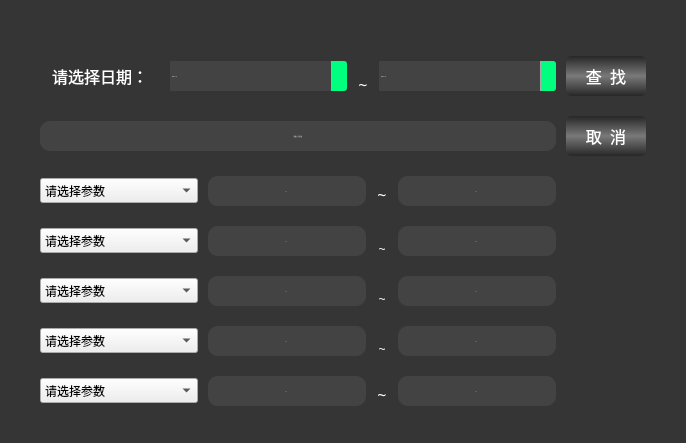
<?xml version="1.0" encoding="UTF-8"?>
<ui version="4.0">
 <class>SearchDialog</class>
 <widget class="QDialog" name="SearchDialog">
  <property name="geometry">
   <rect>
    <x>0</x>
    <y>0</y>
    <width>686</width>
    <height>443</height>
   </rect>
  </property>
  <property name="palette">
   <palette>
    <active>
     <colorrole role="WindowText">
      <brush brushstyle="SolidPattern">
       <color alpha="255">
        <red>0</red>
        <green>0</green>
        <blue>0</blue>
       </color>
      </brush>
     </colorrole>
     <colorrole role="Button">
      <brush brushstyle="SolidPattern">
       <color alpha="255">
        <red>53</red>
        <green>53</green>
        <blue>53</blue>
       </color>
      </brush>
     </colorrole>
     <colorrole role="Light">
      <brush brushstyle="SolidPattern">
       <color alpha="255">
        <red>255</red>
        <green>255</green>
        <blue>255</blue>
       </color>
      </brush>
     </colorrole>
     <colorrole role="Midlight">
      <brush brushstyle="SolidPattern">
       <color alpha="255">
        <red>247</red>
        <green>247</green>
        <blue>247</blue>
       </color>
      </brush>
     </colorrole>
     <colorrole role="Dark">
      <brush brushstyle="SolidPattern">
       <color alpha="255">
        <red>120</red>
        <green>120</green>
        <blue>120</blue>
       </color>
      </brush>
     </colorrole>
     <colorrole role="Mid">
      <brush brushstyle="SolidPattern">
       <color alpha="255">
        <red>160</red>
        <green>160</green>
        <blue>160</blue>
       </color>
      </brush>
     </colorrole>
     <colorrole role="Text">
      <brush brushstyle="SolidPattern">
       <color alpha="255">
        <red>0</red>
        <green>0</green>
        <blue>0</blue>
       </color>
      </brush>
     </colorrole>
     <colorrole role="BrightText">
      <brush brushstyle="SolidPattern">
       <color alpha="255">
        <red>255</red>
        <green>255</green>
        <blue>255</blue>
       </color>
      </brush>
     </colorrole>
     <colorrole role="ButtonText">
      <brush brushstyle="SolidPattern">
       <color alpha="255">
        <red>0</red>
        <green>0</green>
        <blue>0</blue>
       </color>
      </brush>
     </colorrole>
     <colorrole role="Base">
      <brush brushstyle="SolidPattern">
       <color alpha="255">
        <red>53</red>
        <green>53</green>
        <blue>53</blue>
       </color>
      </brush>
     </colorrole>
     <colorrole role="Window">
      <brush brushstyle="SolidPattern">
       <color alpha="255">
        <red>53</red>
        <green>53</green>
        <blue>53</blue>
       </color>
      </brush>
     </colorrole>
     <colorrole role="Shadow">
      <brush brushstyle="SolidPattern">
       <color alpha="255">
        <red>0</red>
        <green>0</green>
        <blue>0</blue>
       </color>
      </brush>
     </colorrole>
     <colorrole role="AlternateBase">
      <brush brushstyle="SolidPattern">
       <color alpha="255">
        <red>247</red>
        <green>247</green>
        <blue>247</blue>
       </color>
      </brush>
     </colorrole>
     <colorrole role="ToolTipBase">
      <brush brushstyle="SolidPattern">
       <color alpha="255">
        <red>255</red>
        <green>255</green>
        <blue>220</blue>
       </color>
      </brush>
     </colorrole>
     <colorrole role="ToolTipText">
      <brush brushstyle="SolidPattern">
       <color alpha="255">
        <red>0</red>
        <green>0</green>
        <blue>0</blue>
       </color>
      </brush>
     </colorrole>
    </active>
    <inactive>
     <colorrole role="WindowText">
      <brush brushstyle="SolidPattern">
       <color alpha="255">
        <red>0</red>
        <green>0</green>
        <blue>0</blue>
       </color>
      </brush>
     </colorrole>
     <colorrole role="Button">
      <brush brushstyle="SolidPattern">
       <color alpha="255">
        <red>53</red>
        <green>53</green>
        <blue>53</blue>
       </color>
      </brush>
     </colorrole>
     <colorrole role="Light">
      <brush brushstyle="SolidPattern">
       <color alpha="255">
        <red>255</red>
        <green>255</green>
        <blue>255</blue>
       </color>
      </brush>
     </colorrole>
     <colorrole role="Midlight">
      <brush brushstyle="SolidPattern">
       <color alpha="255">
        <red>247</red>
        <green>247</green>
        <blue>247</blue>
       </color>
      </brush>
     </colorrole>
     <colorrole role="Dark">
      <brush brushstyle="SolidPattern">
       <color alpha="255">
        <red>120</red>
        <green>120</green>
        <blue>120</blue>
       </color>
      </brush>
     </colorrole>
     <colorrole role="Mid">
      <brush brushstyle="SolidPattern">
       <color alpha="255">
        <red>160</red>
        <green>160</green>
        <blue>160</blue>
       </color>
      </brush>
     </colorrole>
     <colorrole role="Text">
      <brush brushstyle="SolidPattern">
       <color alpha="255">
        <red>0</red>
        <green>0</green>
        <blue>0</blue>
       </color>
      </brush>
     </colorrole>
     <colorrole role="BrightText">
      <brush brushstyle="SolidPattern">
       <color alpha="255">
        <red>255</red>
        <green>255</green>
        <blue>255</blue>
       </color>
      </brush>
     </colorrole>
     <colorrole role="ButtonText">
      <brush brushstyle="SolidPattern">
       <color alpha="255">
        <red>0</red>
        <green>0</green>
        <blue>0</blue>
       </color>
      </brush>
     </colorrole>
     <colorrole role="Base">
      <brush brushstyle="SolidPattern">
       <color alpha="255">
        <red>53</red>
        <green>53</green>
        <blue>53</blue>
       </color>
      </brush>
     </colorrole>
     <colorrole role="Window">
      <brush brushstyle="SolidPattern">
       <color alpha="255">
        <red>53</red>
        <green>53</green>
        <blue>53</blue>
       </color>
      </brush>
     </colorrole>
     <colorrole role="Shadow">
      <brush brushstyle="SolidPattern">
       <color alpha="255">
        <red>0</red>
        <green>0</green>
        <blue>0</blue>
       </color>
      </brush>
     </colorrole>
     <colorrole role="AlternateBase">
      <brush brushstyle="SolidPattern">
       <color alpha="255">
        <red>247</red>
        <green>247</green>
        <blue>247</blue>
       </color>
      </brush>
     </colorrole>
     <colorrole role="ToolTipBase">
      <brush brushstyle="SolidPattern">
       <color alpha="255">
        <red>255</red>
        <green>255</green>
        <blue>220</blue>
       </color>
      </brush>
     </colorrole>
     <colorrole role="ToolTipText">
      <brush brushstyle="SolidPattern">
       <color alpha="255">
        <red>0</red>
        <green>0</green>
        <blue>0</blue>
       </color>
      </brush>
     </colorrole>
    </inactive>
    <disabled>
     <colorrole role="WindowText">
      <brush brushstyle="SolidPattern">
       <color alpha="255">
        <red>120</red>
        <green>120</green>
        <blue>120</blue>
       </color>
      </brush>
     </colorrole>
     <colorrole role="Button">
      <brush brushstyle="SolidPattern">
       <color alpha="255">
        <red>53</red>
        <green>53</green>
        <blue>53</blue>
       </color>
      </brush>
     </colorrole>
     <colorrole role="Light">
      <brush brushstyle="SolidPattern">
       <color alpha="255">
        <red>255</red>
        <green>255</green>
        <blue>255</blue>
       </color>
      </brush>
     </colorrole>
     <colorrole role="Midlight">
      <brush brushstyle="SolidPattern">
       <color alpha="255">
        <red>247</red>
        <green>247</green>
        <blue>247</blue>
       </color>
      </brush>
     </colorrole>
     <colorrole role="Dark">
      <brush brushstyle="SolidPattern">
       <color alpha="255">
        <red>120</red>
        <green>120</green>
        <blue>120</blue>
       </color>
      </brush>
     </colorrole>
     <colorrole role="Mid">
      <brush brushstyle="SolidPattern">
       <color alpha="255">
        <red>160</red>
        <green>160</green>
        <blue>160</blue>
       </color>
      </brush>
     </colorrole>
     <colorrole role="Text">
      <brush brushstyle="SolidPattern">
       <color alpha="255">
        <red>120</red>
        <green>120</green>
        <blue>120</blue>
       </color>
      </brush>
     </colorrole>
     <colorrole role="BrightText">
      <brush brushstyle="SolidPattern">
       <color alpha="255">
        <red>255</red>
        <green>255</green>
        <blue>255</blue>
       </color>
      </brush>
     </colorrole>
     <colorrole role="ButtonText">
      <brush brushstyle="SolidPattern">
       <color alpha="255">
        <red>120</red>
        <green>120</green>
        <blue>120</blue>
       </color>
      </brush>
     </colorrole>
     <colorrole role="Base">
      <brush brushstyle="SolidPattern">
       <color alpha="255">
        <red>53</red>
        <green>53</green>
        <blue>53</blue>
       </color>
      </brush>
     </colorrole>
     <colorrole role="Window">
      <brush brushstyle="SolidPattern">
       <color alpha="255">
        <red>53</red>
        <green>53</green>
        <blue>53</blue>
       </color>
      </brush>
     </colorrole>
     <colorrole role="Shadow">
      <brush brushstyle="SolidPattern">
       <color alpha="255">
        <red>0</red>
        <green>0</green>
        <blue>0</blue>
       </color>
      </brush>
     </colorrole>
     <colorrole role="AlternateBase">
      <brush brushstyle="SolidPattern">
       <color alpha="255">
        <red>240</red>
        <green>240</green>
        <blue>240</blue>
       </color>
      </brush>
     </colorrole>
     <colorrole role="ToolTipBase">
      <brush brushstyle="SolidPattern">
       <color alpha="255">
        <red>255</red>
        <green>255</green>
        <blue>220</blue>
       </color>
      </brush>
     </colorrole>
     <colorrole role="ToolTipText">
      <brush brushstyle="SolidPattern">
       <color alpha="255">
        <red>0</red>
        <green>0</green>
        <blue>0</blue>
       </color>
      </brush>
     </colorrole>
    </disabled>
   </palette>
  </property>
  <property name="windowTitle">
   <string>查找</string>
  </property>
  <property name="styleSheet">
   <string notr="true">#SearchDialog
{	
	background-color: rgb(53, 53, 53);
}

QLabel
{
	color: rgb(255, 255, 255);	
	font: 12pt &quot;黑体&quot;;
	max-width:12px;
	min-width:12px;
}

#label
{
	color: rgb(255, 255, 255);	
	font: 12pt &quot;黑体&quot;;
	min-width:120px;
}

QPushButton:hover
 { 
	background-color: qlineargradient(spread:pad, x1:0, y1:0, x2:0, y2:1, stop:0 rgba(120, 120, 120, 255), stop:0.495 rgba(39, 39, 39, 255), stop:0.505 rgba(39,39, 39, 255), stop:1 rgba(120, 120,120, 255));
 	border: none;
	border-radius:5px;
	color: rgb(255, 255, 255);
	font: 75 12pt &quot;黑体&quot;;
	min-width:80px;
	min-height:40px;
 }
QPushButton:!hover
 { 
	background-color: qlineargradient(spread:pad, x1:0, y1:0, x2:0, y2:1, stop:0 rgba(39, 39, 39, 255), stop:0.495 rgba(120, 120, 120, 255), stop:0.505 rgba(120,120, 120, 255), stop:1 rgba(39, 39,39, 255));
 	border: none;
	border-radius:5px;
	color: rgb(255, 255, 255);
	font: 75 12pt &quot;黑体&quot;;
	min-width:80px;
	min-height:40px;
 }

QLineEdit
{
    border:none;
    background-color: rgba(90, 90, 90,100);
    border-radius: 10px;
    font:20px blod '黑体';
	min-height:30px;
	color:white;
}
    
QLineEdit:hover
{
    background-color:rgba(90, 90, 90,150);
    border-radius: 10px;
    font:20px blod '黑体';
	min-height:40px;
	color:white;
}

QDateEdit
{
    border:none;
    background-color: rgba(90, 90, 90,100);
    font:20px blod '黑体';
	min-height:30px;
	color:white;
}
    
QDateEdit:hover
{
    background-color:rgba(90, 90, 90,150);
    font:20px blod '黑体';
	min-height:40px;
	color:white;
}

QDateEdit::drop-down 
{
    subcontrol-origin: padding;   /* 子控件在父元素中的原点矩形。如果未指定此属性，则默认为padding。 */
    subcontrol-position: top right;   /* 下拉框的位置（右上） */
    width: 15px;   /* 下拉框的宽度 */

    border-left-width: 1px;   /* 下拉框的左边界线宽度 */
    border-left-color: darkgray;   /* 下拉框的左边界线颜色 */
    border-left-style: solid;   /* 下拉框的左边界线为实线 */
    border-top-right-radius: 3px;   /* 下拉框的右上边界线的圆角半径（应和整个QComboBox右上边界线的圆角半径一致） */
    border-bottom-right-radius: 3px;   /* 同上 */
}

QDateEdit::drop-down
{
    background: rgb(0, 255, 127);
}

/* 设置为非编辑!editable时，点击下拉框的样式 */
QDateEdit::drop-down:on 
{
    background: rgb(0, 255, 127);
}

QDoubleSpinBox{
	height:30px;
	min-width:50px;
	background-color: rgba(90, 90, 90 , 100); 
	color: rgb(0, 255, 127);
	border-radius: 10px;
	font:20px blod '黑体'
}

QDoubleSpinBox:hover
{
    background-color:rgba(90, 90, 90,150);
    font:20px blod '黑体';
	min-height:40px;
	color:rgb(0, 255, 127);
	border-radius: 10px;
}

QDoubleSpinBox::up-button
{
	width:0px;
	height: 15px;
}
QDoubleSpinBox::down-button
{
	width:0px;
	height: 15px;
}</string>
  </property>
  <property name="sizeGripEnabled">
   <bool>false</bool>
  </property>
  <property name="modal">
   <bool>false</bool>
  </property>
  <layout class="QVBoxLayout" name="verticalLayout_2">
   <property name="spacing">
    <number>0</number>
   </property>
   <property name="leftMargin">
    <number>0</number>
   </property>
   <property name="topMargin">
    <number>0</number>
   </property>
   <property name="rightMargin">
    <number>0</number>
   </property>
   <property name="bottomMargin">
    <number>0</number>
   </property>
   <item>
    <layout class="QVBoxLayout" name="verticalLayout">
     <property name="topMargin">
      <number>0</number>
     </property>
     <item>
      <layout class="QVBoxLayout" name="titleLayout"/>
     </item>
     <item>
      <layout class="QGridLayout" name="gridLayout_2">
       <property name="leftMargin">
        <number>40</number>
       </property>
       <property name="topMargin">
        <number>50</number>
       </property>
       <property name="rightMargin">
        <number>40</number>
       </property>
       <property name="bottomMargin">
        <number>30</number>
       </property>
       <property name="horizontalSpacing">
        <number>10</number>
       </property>
       <property name="verticalSpacing">
        <number>20</number>
       </property>
       <item row="0" column="0">
        <layout class="QHBoxLayout" name="horizontalLayout">
         <property name="spacing">
          <number>10</number>
         </property>
         <item>
          <widget class="QLabel" name="label">
           <property name="font">
            <font>
             <family>黑体</family>
             <pointsize>12</pointsize>
             <weight>50</weight>
             <italic>false</italic>
             <bold>false</bold>
            </font>
           </property>
           <property name="text">
            <string>请选择日期：</string>
           </property>
           <property name="alignment">
            <set>Qt::AlignCenter</set>
           </property>
          </widget>
         </item>
         <item>
          <widget class="QDateEdit" name="preDateEdit">
           <property name="font">
            <font>
             <family>blod 黑体</family>
             <pointsize>-1</pointsize>
             <weight>50</weight>
             <italic>false</italic>
             <bold>false</bold>
            </font>
           </property>
           <property name="readOnly">
            <bool>false</bool>
           </property>
           <property name="currentSection">
            <enum>QDateTimeEdit::YearSection</enum>
           </property>
           <property name="displayFormat">
            <string>yyyy-MM-dd</string>
           </property>
           <property name="calendarPopup">
            <bool>true</bool>
           </property>
          </widget>
         </item>
         <item>
          <widget class="QLabel" name="label1_2">
           <property name="font">
            <font>
             <family>黑体</family>
             <pointsize>12</pointsize>
             <weight>50</weight>
             <italic>false</italic>
             <bold>false</bold>
            </font>
           </property>
           <property name="text">
            <string>~</string>
           </property>
           <property name="alignment">
            <set>Qt::AlignBottom|Qt::AlignHCenter</set>
           </property>
          </widget>
         </item>
         <item>
          <widget class="QDateEdit" name="nextDateEdit">
           <property name="font">
            <font>
             <family>blod 黑体</family>
             <pointsize>-1</pointsize>
             <weight>50</weight>
             <italic>false</italic>
             <bold>false</bold>
            </font>
           </property>
           <property name="readOnly">
            <bool>false</bool>
           </property>
           <property name="time">
            <time>
             <hour>0</hour>
             <minute>0</minute>
             <second>0</second>
            </time>
           </property>
           <property name="displayFormat">
            <string>yyyy-MM-dd</string>
           </property>
           <property name="calendarPopup">
            <bool>true</bool>
           </property>
          </widget>
         </item>
        </layout>
       </item>
       <item row="2" column="0">
        <layout class="QGridLayout" name="gridLayout">
         <property name="horizontalSpacing">
          <number>10</number>
         </property>
         <property name="verticalSpacing">
          <number>20</number>
         </property>
         <item row="0" column="0">
          <widget class="QComboBox" name="paraGomboBox1">
           <property name="font">
            <font>
             <family>Microsoft YaHei</family>
             <weight>50</weight>
             <italic>false</italic>
             <bold>false</bold>
            </font>
           </property>
           <property name="currentText">
            <string>请选择参数</string>
           </property>
           <item>
            <property name="text">
             <string>请选择参数</string>
            </property>
           </item>
           <item>
            <property name="text">
             <string>参数0</string>
            </property>
           </item>
           <item>
            <property name="text">
             <string>参数1</string>
            </property>
           </item>
           <item>
            <property name="text">
             <string>参数2</string>
            </property>
           </item>
           <item>
            <property name="text">
             <string>参数3</string>
            </property>
           </item>
           <item>
            <property name="text">
             <string>参数4</string>
            </property>
           </item>
           <item>
            <property name="text">
             <string>参数5</string>
            </property>
           </item>
           <item>
            <property name="text">
             <string>参数6</string>
            </property>
           </item>
           <item>
            <property name="text">
             <string>参数7</string>
            </property>
           </item>
           <item>
            <property name="text">
             <string>参数8</string>
            </property>
           </item>
           <item>
            <property name="text">
             <string>参数9</string>
            </property>
           </item>
           <item>
            <property name="text">
             <string>参数10</string>
            </property>
           </item>
           <item>
            <property name="text">
             <string>参数11</string>
            </property>
           </item>
           <item>
            <property name="text">
             <string>参数12</string>
            </property>
           </item>
           <item>
            <property name="text">
             <string>参数13</string>
            </property>
           </item>
           <item>
            <property name="text">
             <string>参数14</string>
            </property>
           </item>
          </widget>
         </item>
         <item row="0" column="1">
          <widget class="QDoubleSpinBox" name="preDSBX1">
           <property name="font">
            <font>
             <family>blod 黑体</family>
             <pointsize>-1</pointsize>
             <weight>50</weight>
             <italic>false</italic>
             <bold>false</bold>
            </font>
           </property>
           <property name="alignment">
            <set>Qt::AlignCenter</set>
           </property>
           <property name="buttonSymbols">
            <enum>QAbstractSpinBox::UpDownArrows</enum>
           </property>
           <property name="correctionMode">
            <enum>QAbstractSpinBox::CorrectToNearestValue</enum>
           </property>
           <property name="minimum">
            <double>-99.000000000000000</double>
           </property>
           <property name="singleStep">
            <double>0.010000000000000</double>
           </property>
          </widget>
         </item>
         <item row="0" column="2">
          <widget class="QLabel" name="label1">
           <property name="font">
            <font>
             <family>黑体</family>
             <pointsize>12</pointsize>
             <weight>50</weight>
             <italic>false</italic>
             <bold>false</bold>
            </font>
           </property>
           <property name="text">
            <string>~</string>
           </property>
           <property name="alignment">
            <set>Qt::AlignBottom|Qt::AlignHCenter</set>
           </property>
          </widget>
         </item>
         <item row="0" column="3">
          <widget class="QDoubleSpinBox" name="lastDSBX1">
           <property name="font">
            <font>
             <family>blod 黑体</family>
             <pointsize>-1</pointsize>
             <weight>50</weight>
             <italic>false</italic>
             <bold>false</bold>
            </font>
           </property>
           <property name="alignment">
            <set>Qt::AlignCenter</set>
           </property>
           <property name="minimum">
            <double>-99.000000000000000</double>
           </property>
           <property name="singleStep">
            <double>0.010000000000000</double>
           </property>
          </widget>
         </item>
         <item row="1" column="0">
          <widget class="QComboBox" name="paraGomboBox2">
           <property name="font">
            <font>
             <family>Microsoft YaHei</family>
             <weight>50</weight>
             <italic>false</italic>
             <bold>false</bold>
            </font>
           </property>
           <item>
            <property name="text">
             <string>请选择参数</string>
            </property>
           </item>
           <item>
            <property name="text">
             <string>参数0</string>
            </property>
           </item>
           <item>
            <property name="text">
             <string>参数1</string>
            </property>
           </item>
           <item>
            <property name="text">
             <string>参数2</string>
            </property>
           </item>
           <item>
            <property name="text">
             <string>参数3</string>
            </property>
           </item>
           <item>
            <property name="text">
             <string>参数4</string>
            </property>
           </item>
           <item>
            <property name="text">
             <string>参数5</string>
            </property>
           </item>
           <item>
            <property name="text">
             <string>参数6</string>
            </property>
           </item>
           <item>
            <property name="text">
             <string>参数7</string>
            </property>
           </item>
           <item>
            <property name="text">
             <string>参数8</string>
            </property>
           </item>
           <item>
            <property name="text">
             <string>参数9</string>
            </property>
           </item>
           <item>
            <property name="text">
             <string>参数10</string>
            </property>
           </item>
           <item>
            <property name="text">
             <string>参数11</string>
            </property>
           </item>
           <item>
            <property name="text">
             <string>参数12</string>
            </property>
           </item>
           <item>
            <property name="text">
             <string>参数13</string>
            </property>
           </item>
           <item>
            <property name="text">
             <string>参数14</string>
            </property>
           </item>
          </widget>
         </item>
         <item row="1" column="1">
          <widget class="QDoubleSpinBox" name="preDSBX2">
           <property name="font">
            <font>
             <family>blod 黑体</family>
             <pointsize>-1</pointsize>
             <weight>50</weight>
             <italic>false</italic>
             <bold>false</bold>
            </font>
           </property>
           <property name="alignment">
            <set>Qt::AlignCenter</set>
           </property>
           <property name="minimum">
            <double>-99.000000000000000</double>
           </property>
           <property name="singleStep">
            <double>0.010000000000000</double>
           </property>
          </widget>
         </item>
         <item row="1" column="2">
          <widget class="QLabel" name="label2">
           <property name="text">
            <string>~</string>
           </property>
           <property name="alignment">
            <set>Qt::AlignBottom|Qt::AlignHCenter</set>
           </property>
          </widget>
         </item>
         <item row="1" column="3">
          <widget class="QDoubleSpinBox" name="lastDSBX2">
           <property name="font">
            <font>
             <family>blod 黑体</family>
             <pointsize>-1</pointsize>
             <weight>50</weight>
             <italic>false</italic>
             <bold>false</bold>
            </font>
           </property>
           <property name="alignment">
            <set>Qt::AlignCenter</set>
           </property>
           <property name="minimum">
            <double>-99.000000000000000</double>
           </property>
           <property name="singleStep">
            <double>0.010000000000000</double>
           </property>
          </widget>
         </item>
         <item row="2" column="0">
          <widget class="QComboBox" name="paraGomboBox3">
           <property name="font">
            <font>
             <family>Microsoft YaHei</family>
             <weight>50</weight>
             <italic>false</italic>
             <bold>false</bold>
            </font>
           </property>
           <item>
            <property name="text">
             <string>请选择参数</string>
            </property>
           </item>
           <item>
            <property name="text">
             <string>参数0</string>
            </property>
           </item>
           <item>
            <property name="text">
             <string>参数1</string>
            </property>
           </item>
           <item>
            <property name="text">
             <string>参数2</string>
            </property>
           </item>
           <item>
            <property name="text">
             <string>参数3</string>
            </property>
           </item>
           <item>
            <property name="text">
             <string>参数4</string>
            </property>
           </item>
           <item>
            <property name="text">
             <string>参数5</string>
            </property>
           </item>
           <item>
            <property name="text">
             <string>参数6</string>
            </property>
           </item>
           <item>
            <property name="text">
             <string>参数7</string>
            </property>
           </item>
           <item>
            <property name="text">
             <string>参数8</string>
            </property>
           </item>
           <item>
            <property name="text">
             <string>参数9</string>
            </property>
           </item>
           <item>
            <property name="text">
             <string>参数10</string>
            </property>
           </item>
           <item>
            <property name="text">
             <string>参数11</string>
            </property>
           </item>
           <item>
            <property name="text">
             <string>参数12</string>
            </property>
           </item>
           <item>
            <property name="text">
             <string>参数13</string>
            </property>
           </item>
           <item>
            <property name="text">
             <string>参数14</string>
            </property>
           </item>
          </widget>
         </item>
         <item row="2" column="1">
          <widget class="QDoubleSpinBox" name="preDSBX3">
           <property name="font">
            <font>
             <family>blod 黑体</family>
             <pointsize>-1</pointsize>
             <weight>50</weight>
             <italic>false</italic>
             <bold>false</bold>
            </font>
           </property>
           <property name="alignment">
            <set>Qt::AlignCenter</set>
           </property>
           <property name="minimum">
            <double>-99.000000000000000</double>
           </property>
           <property name="singleStep">
            <double>0.010000000000000</double>
           </property>
          </widget>
         </item>
         <item row="2" column="2">
          <widget class="QLabel" name="label3">
           <property name="text">
            <string>~</string>
           </property>
           <property name="alignment">
            <set>Qt::AlignBottom|Qt::AlignHCenter</set>
           </property>
          </widget>
         </item>
         <item row="2" column="3">
          <widget class="QDoubleSpinBox" name="lastDSBX3">
           <property name="font">
            <font>
             <family>blod 黑体</family>
             <pointsize>-1</pointsize>
             <weight>50</weight>
             <italic>false</italic>
             <bold>false</bold>
            </font>
           </property>
           <property name="alignment">
            <set>Qt::AlignCenter</set>
           </property>
           <property name="minimum">
            <double>-99.000000000000000</double>
           </property>
           <property name="singleStep">
            <double>0.010000000000000</double>
           </property>
          </widget>
         </item>
         <item row="3" column="0">
          <widget class="QComboBox" name="paraGomboBox4">
           <property name="font">
            <font>
             <family>Microsoft YaHei</family>
             <weight>50</weight>
             <italic>false</italic>
             <bold>false</bold>
            </font>
           </property>
           <item>
            <property name="text">
             <string>请选择参数</string>
            </property>
           </item>
           <item>
            <property name="text">
             <string>参数0</string>
            </property>
           </item>
           <item>
            <property name="text">
             <string>参数1</string>
            </property>
           </item>
           <item>
            <property name="text">
             <string>参数2</string>
            </property>
           </item>
           <item>
            <property name="text">
             <string>参数3</string>
            </property>
           </item>
           <item>
            <property name="text">
             <string>参数4</string>
            </property>
           </item>
           <item>
            <property name="text">
             <string>参数5</string>
            </property>
           </item>
           <item>
            <property name="text">
             <string>参数6</string>
            </property>
           </item>
           <item>
            <property name="text">
             <string>参数7</string>
            </property>
           </item>
           <item>
            <property name="text">
             <string>参数8</string>
            </property>
           </item>
           <item>
            <property name="text">
             <string>参数9</string>
            </property>
           </item>
           <item>
            <property name="text">
             <string>参数10</string>
            </property>
           </item>
           <item>
            <property name="text">
             <string>参数11</string>
            </property>
           </item>
           <item>
            <property name="text">
             <string>参数12</string>
            </property>
           </item>
           <item>
            <property name="text">
             <string>参数13</string>
            </property>
           </item>
           <item>
            <property name="text">
             <string>参数14</string>
            </property>
           </item>
          </widget>
         </item>
         <item row="3" column="1">
          <widget class="QDoubleSpinBox" name="preDSBX4">
           <property name="font">
            <font>
             <family>blod 黑体</family>
             <pointsize>-1</pointsize>
             <weight>50</weight>
             <italic>false</italic>
             <bold>false</bold>
            </font>
           </property>
           <property name="alignment">
            <set>Qt::AlignCenter</set>
           </property>
           <property name="minimum">
            <double>-99.000000000000000</double>
           </property>
           <property name="singleStep">
            <double>0.010000000000000</double>
           </property>
          </widget>
         </item>
         <item row="3" column="2">
          <widget class="QLabel" name="label4">
           <property name="text">
            <string>~</string>
           </property>
           <property name="alignment">
            <set>Qt::AlignBottom|Qt::AlignHCenter</set>
           </property>
          </widget>
         </item>
         <item row="3" column="3">
          <widget class="QDoubleSpinBox" name="lastDSBX4">
           <property name="font">
            <font>
             <family>blod 黑体</family>
             <pointsize>-1</pointsize>
             <weight>50</weight>
             <italic>false</italic>
             <bold>false</bold>
            </font>
           </property>
           <property name="alignment">
            <set>Qt::AlignCenter</set>
           </property>
           <property name="minimum">
            <double>-99.000000000000000</double>
           </property>
           <property name="singleStep">
            <double>0.010000000000000</double>
           </property>
          </widget>
         </item>
         <item row="4" column="0">
          <widget class="QComboBox" name="paraGomboBox5">
           <property name="font">
            <font>
             <family>Microsoft YaHei</family>
             <weight>50</weight>
             <italic>false</italic>
             <bold>false</bold>
            </font>
           </property>
           <item>
            <property name="text">
             <string>请选择参数</string>
            </property>
           </item>
           <item>
            <property name="text">
             <string>参数0</string>
            </property>
           </item>
           <item>
            <property name="text">
             <string>参数1</string>
            </property>
           </item>
           <item>
            <property name="text">
             <string>参数2</string>
            </property>
           </item>
           <item>
            <property name="text">
             <string>参数3</string>
            </property>
           </item>
           <item>
            <property name="text">
             <string>参数4</string>
            </property>
           </item>
           <item>
            <property name="text">
             <string>参数5</string>
            </property>
           </item>
           <item>
            <property name="text">
             <string>参数6</string>
            </property>
           </item>
           <item>
            <property name="text">
             <string>参数7</string>
            </property>
           </item>
           <item>
            <property name="text">
             <string>参数8</string>
            </property>
           </item>
           <item>
            <property name="text">
             <string>参数9</string>
            </property>
           </item>
           <item>
            <property name="text">
             <string>参数10</string>
            </property>
           </item>
           <item>
            <property name="text">
             <string>参数11</string>
            </property>
           </item>
           <item>
            <property name="text">
             <string>参数12</string>
            </property>
           </item>
           <item>
            <property name="text">
             <string>参数13</string>
            </property>
           </item>
           <item>
            <property name="text">
             <string>参数14</string>
            </property>
           </item>
          </widget>
         </item>
         <item row="4" column="1">
          <widget class="QDoubleSpinBox" name="preDSBX5">
           <property name="font">
            <font>
             <family>blod 黑体</family>
             <pointsize>-1</pointsize>
             <weight>50</weight>
             <italic>false</italic>
             <bold>false</bold>
            </font>
           </property>
           <property name="alignment">
            <set>Qt::AlignCenter</set>
           </property>
           <property name="minimum">
            <double>-99.000000000000000</double>
           </property>
           <property name="singleStep">
            <double>0.010000000000000</double>
           </property>
          </widget>
         </item>
         <item row="4" column="2">
          <widget class="QLabel" name="label5">
           <property name="font">
            <font>
             <family>黑体</family>
             <pointsize>12</pointsize>
             <weight>50</weight>
             <italic>false</italic>
             <bold>false</bold>
            </font>
           </property>
           <property name="text">
            <string>~</string>
           </property>
           <property name="alignment">
            <set>Qt::AlignBottom|Qt::AlignHCenter</set>
           </property>
          </widget>
         </item>
         <item row="4" column="3">
          <widget class="QDoubleSpinBox" name="lastDSBX5">
           <property name="font">
            <font>
             <family>blod 黑体</family>
             <pointsize>-1</pointsize>
             <weight>50</weight>
             <italic>false</italic>
             <bold>false</bold>
            </font>
           </property>
           <property name="alignment">
            <set>Qt::AlignCenter</set>
           </property>
           <property name="minimum">
            <double>-99.000000000000000</double>
           </property>
           <property name="singleStep">
            <double>0.010000000000000</double>
           </property>
          </widget>
         </item>
        </layout>
       </item>
       <item row="0" column="1">
        <widget class="QPushButton" name="searchBtn">
         <property name="font">
          <font>
           <family>黑体</family>
           <pointsize>12</pointsize>
           <weight>9</weight>
           <italic>false</italic>
           <bold>false</bold>
          </font>
         </property>
         <property name="text">
          <string>查  找</string>
         </property>
        </widget>
       </item>
       <item row="1" column="0">
        <widget class="QLineEdit" name="lineEdit">
         <property name="font">
          <font>
           <family>blod 黑体</family>
           <pointsize>-1</pointsize>
           <weight>50</weight>
           <italic>false</italic>
           <bold>false</bold>
          </font>
         </property>
         <property name="focusPolicy">
          <enum>Qt::ClickFocus</enum>
         </property>
         <property name="alignment">
          <set>Qt::AlignCenter</set>
         </property>
         <property name="placeholderText">
          <string>请  输  入  关  键  词</string>
         </property>
         <property name="clearButtonEnabled">
          <bool>true</bool>
         </property>
        </widget>
       </item>
       <item row="1" column="1">
        <widget class="QPushButton" name="cancelBtn">
         <property name="font">
          <font>
           <family>黑体</family>
           <pointsize>12</pointsize>
           <weight>9</weight>
           <italic>false</italic>
           <bold>false</bold>
          </font>
         </property>
         <property name="text">
          <string>取  消</string>
         </property>
        </widget>
       </item>
      </layout>
     </item>
    </layout>
   </item>
  </layout>
 </widget>
 <resources/>
 <connections/>
</ui>
